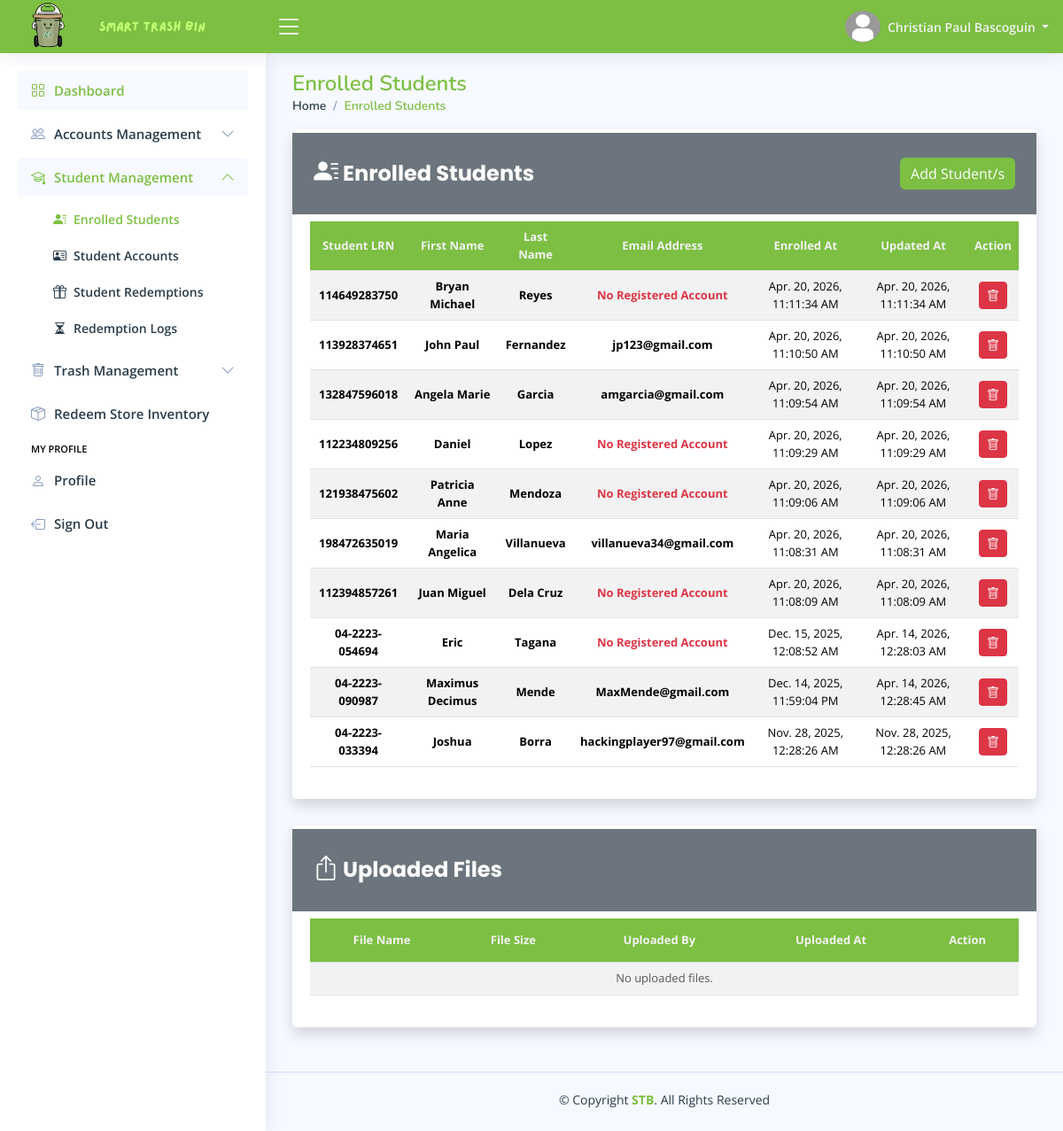
The page /pages/admin/home.php?page=enrolled-students (signed in) on the database its author committed.
### tables this page shows
CREATE TABLE `admin_profile_tbl` (
  `tbl_row_id` int(11) NOT NULL,
  `admin_id` int(11) NOT NULL,
  `profile_picture` varchar(255) DEFAULT NULL,
  `date_of_birth` date DEFAULT NULL,
  `gender` enum('Male','Female','Others') DEFAULT 'Others',
  `civil_status` enum('Single','Married','Divorced','Widowed') DEFAULT 'Single',
  `address` varchar(255) NOT NULL,
  `phone_number` varchar(50) NOT NULL,
  `facebook_link` varchar(255) NOT NULL,
  `updated_at` timestamp NOT NULL DEFAULT current_timestamp() ON UPDATE current_timestamp()
);

CREATE TABLE `admin_accounts_tbl` (
  `admin_id` int(11) NOT NULL,
  `first_name` varchar(100) NOT NULL,
  `middle_name` varchar(100) DEFAULT NULL,
  `last_name` varchar(100) NOT NULL,
  `email_address` varchar(150) NOT NULL,
  `admin_password` varchar(255) NOT NULL,
  `role` enum('Administrator') DEFAULT 'Administrator',
  `reset_password_token` varchar(255) DEFAULT NULL,
  `password_token_expiry` datetime DEFAULT NULL,
  `locked_account` enum('Yes','No') DEFAULT 'No',
  `created_at` timestamp NOT NULL DEFAULT current_timestamp(),
  `updated_at` timestamp NOT NULL DEFAULT current_timestamp() ON UPDATE current_timestamp()
);

CREATE TABLE `enrolled_students_tbl` (
  `tbl_row_id` int(11) NOT NULL,
  `student_lrn` varchar(255) NOT NULL,
  `first_name` varchar(100) NOT NULL,
  `last_name` varchar(100) NOT NULL,
  `created_at` timestamp NOT NULL DEFAULT current_timestamp(),
  `updated_at` timestamp NOT NULL DEFAULT current_timestamp() ON UPDATE current_timestamp()
);

### config/format-data.config.php (called while the page is built, shortened)
<?php
    function format_timestamp($timestamp) {
        $formatted_timestamp = date("M. d, Y, h:i:s A", strtotime($timestamp));
        return $formatted_timestamp;
    }
?>

### pages/admin/pages/enrolled-students.php (the view, shortened to what this page needs)
<main id="main" class="main">
    <?php
    include_once "includes/pagetitle.php";
    ?>
    <section class="section">
        <div class="row">
            <div class="col-lg-12">
                <div class="card shadow">
                    <div class="d-flex justify-content-between align-items-center px-4 py-2 bg-secondary mb-2 mt-1">
                        <h5 class="card-title text-white custom-card-title fw-bold">
                            <i class="bi bi-person-lines-fill fs-3"></i>
                            Enrolled Students
                        </h5>
                        <a href="#" class="btn btn-primary custom-add-btn" data-bs-toggle="modal" data-bs-target="#addStudentsModal">
                            Add Student/s
                        </a>
                    </div>
                    <div class="card-body">
                        <div class="table-responsive">
                            <table class="table table-striped table-hover datatable custom-table">
                                <thead>
                                    <tr>
                                        <th scope="col"> Student LRN </th>
                                        <th scope="col"> First Name </th>
                                        <th scope="col"> Last Name </th>
                                        <th scope="col"> Email Address </th>
                                        <th scope="col"> Enrolled At </th>
                                        <th scope="col"> Updated At </th>
                                        <th scope="col"> Action </th>
                                    </tr>
                                </thead>
                                <tbody>
                                    <?php
                                    $fetch_enrolled_students = $conn->prepare("SELECT
                                                                                et.student_lrn,
                                                                                COALESCE(sc.first_name, et.first_name) AS 'first_name',
                                                                                COALESCE(sc.last_name, et.last_name) AS 'last_name',
                                                                                COALESCE(sc.email_address, 'No Registered Account') AS 'email_address',
                                                                                et.created_at,
                                                                                et.updated_at
                                                                            FROM enrolled_students_tbl et
                                                                            LEFT JOIN student_accounts_tbl sc
                                                                            ON et.student_lrn = sc.student_lrn
                                                                            ORDER BY et.created_at DESC
                                                                            ");
                                    $fetch_enrolled_students->execute();
                                    if ($fetch_enrolled_students->rowCount() > 0) {
                                        while ($student_data = $fetch_enrolled_students->fetch()) {
                                    ?>
                                            <tr>
                                                <td class="fw-bold">
                                                    <?php echo htmlspecialchars($student_data["student_lrn"]); ?>
                                                </td>
                                                <td class="fw-bold">
                                                    <?php echo htmlspecialchars($student_data["first_name"]); ?>
                                                </td>
                                                <td class="fw-bold">
                                                    <?php echo htmlspecialchars($student_data["last_name"]); ?>
                                                </td>
                                                <td class="fw-bold <?php echo htmlspecialchars($student_data["email_address"] === "No Registered Account" ? "text-danger" : ""); ?>">
                                                    <?php echo htmlspecialchars($student_data["email_address"]); ?>
                                                </td>
                                                <td>
                                                    <?php echo htmlspecialchars(format_timestamp($student_data["created_at"])); ?>
                                                </td>
                                                <td>
                                                    <?php echo htmlspecialchars(format_timestamp($student_data["updated_at"])); ?>
                                                </td>
                                                <td>
                                                    <form action="../../process/admin/student-management.php" method="POST">
                                                        <button
                                                        type="submit"
                                                        title="Delete"
                                                        class="btn btn-danger btn-sm"
                                                        onclick="return confirmDelete(event, this.form, '<?php echo htmlspecialchars($student_data['first_name'] . ' ' . $student_data['last_name']); ?>', 'Are you sure you want to delete this student and it\'s data?')"
                                                        >
                                                            <i class="bi bi-trash"></i>
                                                        </button>
                                                    </form>
                                                </td>
                                            </tr>
                                        <?php
                                        }
                                    }
                                    ?>
                                </tbody>
                            </table>
                        </div>
                    </div>
                </div>
            </div>
        </div>
        <div class="row">
            <div class="col-lg-12">
                <div class="card shadow">
                    <div class="d-flex justify-content-between align-items-center px-4 py-2 bg-secondary mb-2 mt-1">
                        <h5 class="card-title text-white custom-card-title fw-bold">
                            <i class="bi bi-box-arrow-up fs-3"></i>
                            Uploaded Files
                        </h5>
                    </div>
                    <div class="card-body">
                        <div class="table-responsive">
                            <table class="table table-striped table-hover datatable custom-table">
                                <thead>
                                    <tr>
                                        <th scope="col"> File Name </th>
                                        <th scope="col"> File Size </th>
                                        <th scope="col"> Uploaded By </th>
                                        <th scope="col"> Uploaded At </th>
                                        <th scope="col"> Action </th>
                                    </tr>
                                </thead>
                                <tbody>
                                    <?php
                                    $fetch_uploaded_files = $conn->prepare("SELECT
                                                                                    ft.*, CONCAT(ac.first_name, ' ', ac.last_name) AS 'uploaded_by'
                                                                                FROM uploaded_files_tbl ft
                                                                                LEFT JOIN admin_accounts_tbl ac
                                                                                ON ft.uploaded_by = ac.admin_id
                                                                                ORDER BY uploaded_at DESC
                                                                            ");
                                    $fetch_uploaded_files->execute();
                                    if ($fetch_uploaded_files->rowCount() > 0) {
                                        while ($file_data = $fetch_uploaded_files->fetch()) {
                                    ?>
                                            <tr>
                                                <td class="fw-bold">
                                                    <?php echo htmlspecialchars($file_data["file_name"]); ?>
                                                </td>
                                                <td class="fw-bold">
                                                    <?php echo htmlspecialchars($file_data["file_size"]); ?>
                                                </td>
                                                <td class="fw-bold">
                                                    <?php echo htmlspecialchars($file_data["uploaded_by"]); ?>
                                                </td>
                                                <td>
                                                    <?php echo htmlspecialchars(format_timestamp($file_data["uploaded_at"])); ?>
                                                </td>
                                                <td class="d-flex gap-2 align-items-center justify-content-center">
                                                    <a href="../../uploads/files/<?php echo htmlspecialchars($file_data["file_name"]); ?>" class="btn btn-primary custom-add-btn btn-sm" title="Download">
                                                        <i class="bi bi-download"></i>
                                                    </a>
                                                    <form action="../../process/admin/student-management.php" method="POST">
                                                        <input type="hidden" name="file-id" value="<?php echo htmlspecialchars(base64_encode($file_data["file_id"])); ?>">
                                                        <input type="hidden" name="delete-file" value="1">
                                                        <button
                                                        type="submit"
                                                        title="Delete"
                                                        class="btn btn-danger btn-sm"
                                                        onclick="return confirmDelete(event, this.form, '<?php echo htmlspecialchars($file_data['file_name']); ?>', 'Are you sure you want to delete this file?')"
                                                        >
                                                            <i class="bi bi-trash"></i>
                                                        </button>
                                                    </form>
                                                </td>
                                            </tr>
                                        <?php
                                        }
                                    } else {
                                        ?>
                                        <tr>
                                            <td colspan="5" class="text-center text-muted">
                                                No uploaded files.
                                            </td>
                                        </tr>
                                    <?php
                                    }
                                    ?>
                                </tbody>
                            </table>
                        </div>
                    </div>
                </div>
            </div>
        </div>
    </section>
</main>

### pages/includes/header.php (shortened to what this page needs)
<header id="header" class="header fixed-top d-flex align-items-center">
    <div class="d-flex align-items-center justify-content-between">
        <a href="home.php" class="logo d-flex align-items-center gap-0">
            <img src="../../assets/global/images/stb-logo.png" alt="Website Logo">
            <img src="../../assets/global/images/stb-name.png" alt="Website Logo">
        </a>
        <i class="bi bi-list toggle-sidebar-btn"></i>
    </div>
    <nav class="header-nav ms-auto">
        <ul class="d-flex align-items-center">
            <li class="nav-item dropdown pe-3">
                <a class="nav-link nav-profile d-flex align-items-center pe-0" href="#" data-bs-toggle="dropdown">
                    <img src="<?php echo htmlspecialchars($file_path . $profile_picture); ?>" alt="Profile Picture" class="rounded-circle" width="40" height="40">
                    <span class="d-none d-md-block dropdown-toggle ps-2"> <?php echo htmlspecialchars($first_name . " " . $last_name); ?> </span>
                </a>
            </li>
        </ul>
    </nav>
</header>

### rows shown on the page
admin_profile_tbl: admin.last_name "Christian Paul Bascoguin"
enrolled_students_tbl: student_lrn "114649283750", first_name "Bryan Michael", last_name "Reyes", email_address "No Registered Account", created_at "Apr. 20, 2026, 11:11:34 AM", updated_at "Apr. 20, 2026, 11:11:34 AM"
enrolled_students_tbl: student_lrn "113928374651", first_name "John Paul", last_name "Fernandez", email_address "jp123@gmail.com", created_at "Apr. 20, 2026, 11:10:50 AM", updated_at "Apr. 20, 2026, 11:10:50 AM"
enrolled_students_tbl: student_lrn "132847596018", first_name "Angela Marie", last_name "Garcia", email_address "amgarcia@gmail.com", created_at "Apr. 20, 2026, 11:09:54 AM", updated_at "Apr. 20, 2026, 11:09:54 AM"
enrolled_students_tbl: student_lrn "112234809256", first_name "Daniel", last_name "Lopez", email_address "No Registered Account", created_at "Apr. 20, 2026, 11:09:29 AM", updated_at "Apr. 20, 2026, 11:09:29 AM"
enrolled_students_tbl: student_lrn "121938475602", first_name "Patricia Anne", last_name "Mendoza", email_address "No Registered Account", created_at "Apr. 20, 2026, 11:09:06 AM", updated_at "Apr. 20, 2026, 11:09:06 AM"
enrolled_students_tbl: student_lrn "198472635019", first_name "Maria Angelica", last_name "Villanueva", email_address "villanueva34@gmail.com", created_at "Apr. 20, 2026, 11:08:31 AM", updated_at "Apr. 20, 2026, 11:08:31 AM"
enrolled_students_tbl: student_lrn "112394857261", first_name "Juan Miguel", last_name "Dela Cruz", email_address "No Registered Account", created_at "Apr. 20, 2026, 11:08:09 AM", updated_at "Apr. 20, 2026, 11:08:09 AM"
enrolled_students_tbl: student_lrn "04-2223-054694", first_name "Eric", last_name "Tagana", email_address "No Registered Account", created_at "Dec. 15, 2025, 12:08:52 AM", updated_at "Apr. 14, 2026, 12:28:03 AM"
enrolled_students_tbl: student_lrn "04-2223-090987", first_name "Maximus Decimus", last_name "Mende", email_address "MaxMende@gmail.com", created_at "Dec. 14, 2025, 11:59:04 PM", updated_at "Apr. 14, 2026, 12:28:45 AM"
enrolled_students_tbl: student_lrn "04-2223-033394", first_name "Joshua", last_name "Borra", email_address "hackingplayer97@gmail.com", created_at "Nov. 28, 2025, 12:28:26 AM", updated_at "Nov. 28, 2025, 12:28:26 AM"

### other values the page prints
$page_titles[$page_name] "Enrolled Students"
